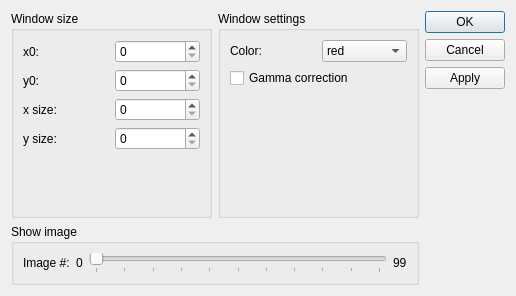
<?xml version="1.0" encoding="UTF-8"?>
<ui version="4.0">
 <class>DialogGLDisplay</class>
 <widget class="QDialog" name="DialogGLDisplay">
  <property name="geometry">
   <rect>
    <x>0</x>
    <y>0</y>
    <width>516</width>
    <height>296</height>
   </rect>
  </property>
  <property name="windowTitle">
   <string>Dialog</string>
  </property>
  <layout class="QHBoxLayout" name="horizontalLayout_3">
   <item>
    <layout class="QVBoxLayout" name="verticalLayout">
     <item>
      <layout class="QHBoxLayout" name="horizontalLayout_2">
       <item>
        <widget class="QGroupBox" name="groupBox_WindowSize">
         <property name="title">
          <string>Window size</string>
         </property>
         <layout class="QGridLayout" name="gridLayout">
          <item row="0" column="0">
           <widget class="QLabel" name="label_x0">
            <property name="text">
             <string>x0:</string>
            </property>
            <property name="buddy">
             <cstring>spinBox_x0</cstring>
            </property>
           </widget>
          </item>
          <item row="0" column="1">
           <widget class="QSpinBox" name="spinBox_x0">
            <property name="maximum">
             <number>999999</number>
            </property>
           </widget>
          </item>
          <item row="1" column="0">
           <widget class="QLabel" name="label_y0">
            <property name="text">
             <string>y0:</string>
            </property>
            <property name="buddy">
             <cstring>spinBox_y0</cstring>
            </property>
           </widget>
          </item>
          <item row="1" column="1">
           <widget class="QSpinBox" name="spinBox_y0">
            <property name="maximum">
             <number>999999</number>
            </property>
           </widget>
          </item>
          <item row="2" column="0">
           <widget class="QLabel" name="label_xsize">
            <property name="text">
             <string>x size:</string>
            </property>
            <property name="buddy">
             <cstring>spinBox_xsize</cstring>
            </property>
           </widget>
          </item>
          <item row="2" column="1">
           <widget class="QSpinBox" name="spinBox_xsize">
            <property name="maximum">
             <number>999999</number>
            </property>
           </widget>
          </item>
          <item row="3" column="0">
           <widget class="QLabel" name="label_ysize">
            <property name="text">
             <string>y size:</string>
            </property>
            <property name="buddy">
             <cstring>spinBox_ysize</cstring>
            </property>
           </widget>
          </item>
          <item row="3" column="1">
           <widget class="QSpinBox" name="spinBox_ysize">
            <property name="maximum">
             <number>999999</number>
            </property>
           </widget>
          </item>
          <item row="4" column="1">
           <spacer name="verticalSpacer">
            <property name="orientation">
             <enum>Qt::Vertical</enum>
            </property>
            <property name="sizeHint" stdset="0">
             <size>
              <width>20</width>
              <height>18</height>
             </size>
            </property>
           </spacer>
          </item>
         </layout>
        </widget>
       </item>
       <item>
        <widget class="QGroupBox" name="groupBox_WindowSetting">
         <property name="title">
          <string>Window settings</string>
         </property>
         <layout class="QGridLayout" name="gridLayout_2">
          <item row="0" column="0">
           <widget class="QLabel" name="label_color">
            <property name="text">
             <string>Color:</string>
            </property>
            <property name="buddy">
             <cstring>comboBox_color</cstring>
            </property>
           </widget>
          </item>
          <item row="0" column="1">
           <widget class="QComboBox" name="comboBox_color">
            <item>
             <property name="text">
              <string>red</string>
             </property>
            </item>
            <item>
             <property name="text">
              <string>green</string>
             </property>
            </item>
            <item>
             <property name="text">
              <string>blue</string>
             </property>
            </item>
            <item>
             <property name="text">
              <string>white</string>
             </property>
            </item>
           </widget>
          </item>
          <item row="2" column="0">
           <spacer name="verticalSpacer_3">
            <property name="orientation">
             <enum>Qt::Vertical</enum>
            </property>
            <property name="sizeHint" stdset="0">
             <size>
              <width>20</width>
              <height>40</height>
             </size>
            </property>
           </spacer>
          </item>
          <item row="1" column="0" colspan="2">
           <widget class="QCheckBox" name="checkBox_gamma">
            <property name="toolTip">
             <string>If enabled, projected 8bit gray value = lut[8bit value in matrix]</string>
            </property>
            <property name="text">
             <string>Gamma correction</string>
            </property>
           </widget>
          </item>
         </layout>
        </widget>
       </item>
      </layout>
     </item>
     <item>
      <widget class="QGroupBox" name="groupBox_ShowImage">
       <property name="title">
        <string>Show image</string>
       </property>
       <layout class="QHBoxLayout" name="horizontalLayout">
        <item>
         <widget class="QLabel" name="label_imgshow">
          <property name="text">
           <string>Image #:</string>
          </property>
          <property name="buddy">
           <cstring>horizontalSlider</cstring>
          </property>
         </widget>
        </item>
        <item>
         <widget class="QLabel" name="label_imgstart">
          <property name="text">
           <string>0</string>
          </property>
         </widget>
        </item>
        <item>
         <widget class="QSlider" name="horizontalSlider">
          <property name="maximum">
           <number>10</number>
          </property>
          <property name="pageStep">
           <number>2</number>
          </property>
          <property name="value">
           <number>0</number>
          </property>
          <property name="orientation">
           <enum>Qt::Horizontal</enum>
          </property>
          <property name="tickPosition">
           <enum>QSlider::TicksBelow</enum>
          </property>
          <property name="tickInterval">
           <number>1</number>
          </property>
         </widget>
        </item>
        <item>
         <widget class="QLabel" name="label_imgend">
          <property name="text">
           <string>99</string>
          </property>
         </widget>
        </item>
       </layout>
      </widget>
     </item>
    </layout>
   </item>
   <item>
    <layout class="QVBoxLayout" name="verticalLayout_2">
     <item>
      <widget class="QDialogButtonBox" name="buttonBox">
       <property name="orientation">
        <enum>Qt::Vertical</enum>
       </property>
       <property name="standardButtons">
        <set>QDialogButtonBox::Apply|QDialogButtonBox::Cancel|QDialogButtonBox::Ok</set>
       </property>
      </widget>
     </item>
     <item>
      <spacer name="verticalSpacer_2">
       <property name="orientation">
        <enum>Qt::Vertical</enum>
       </property>
       <property name="sizeHint" stdset="0">
        <size>
         <width>20</width>
         <height>40</height>
        </size>
       </property>
      </spacer>
     </item>
    </layout>
   </item>
  </layout>
 </widget>
 <tabstops>
  <tabstop>spinBox_x0</tabstop>
  <tabstop>spinBox_y0</tabstop>
  <tabstop>spinBox_xsize</tabstop>
  <tabstop>spinBox_ysize</tabstop>
  <tabstop>comboBox_color</tabstop>
  <tabstop>checkBox_gamma</tabstop>
  <tabstop>horizontalSlider</tabstop>
 </tabstops>
 <resources/>
 <connections/>
</ui>
